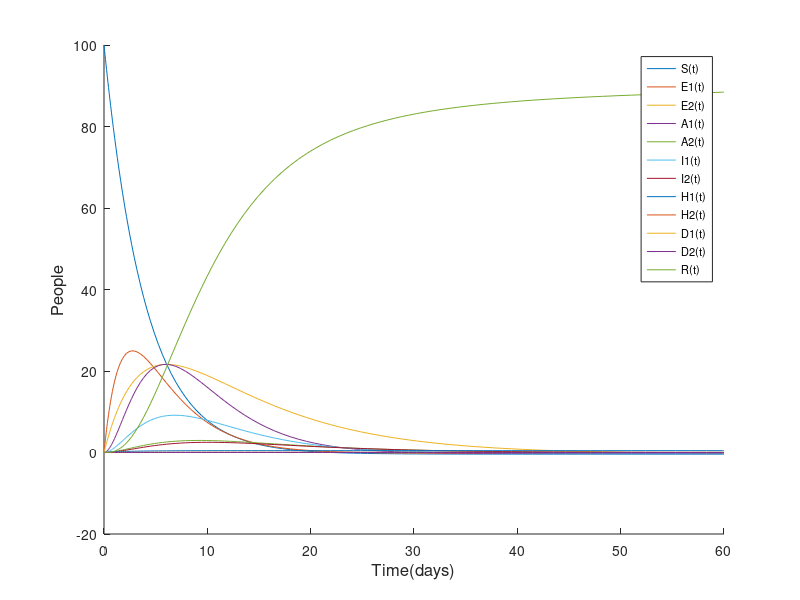

Source code (MATLAB):
function ProjectModel
clear all
close all
clc

% Declare rates
beta1 = .5;
beta2 = .2;
alpha1 = .3;
alpha2 = .4;
eta1 = .5;
eta2 = .1;
sigma1 = .2;
sigma2 = .3;
gamma1 = .4;
gamma2 = .5;

% Declare proportions
p1 = .25;
p2 = .4;
m1 = .3;
m2 = .7;
c1 = .9;
c2 = .1;

% Declare initial size of classes
S = 100;
E1 = 0;
E2 = 0;
I1 = 0;
I2 = 0;
A1 = 0;
A2 = 0;
H1 = 0;
H2 = 0;
D1 = 0;
D2 = 0;
R = 0;
T = 60;

% Define the model
function dy = SEIAHDR(t, y, beta1, beta2, eta1, eta2, sigma1, sigma2, gamma1, gamma2, alpha1, alpha2, p1, p2, m1, m2, c1, c2)
    dy = zeros(12, 1); % Store the derivatives
    x1 = .5; % x1 term
    x2 = .5; % x2 term
    dy(1) = -beta1 * x1 * y(1) - beta2 * x2; % S term
    dy(2)  = beta1 * x1 * y(1) - eta1 * y(2); % E1 term
    dy(3) = beta2 * x2 * y(1) - eta2 * y(3); % E2 term
    dy(4) = eta1 * (1 - p1) * y(2) - alpha1 * y(4); % A1 term
    dy(5) = eta2 * (1 - p2) * y(3) - alpha2 * y(5); % A2 term
    dy(6) = p1 * eta1 * y(2) - sigma1 * y(6); % I1 term
    dy(7) = p2 * eta2 * y(3) - sigma2 * y(7); % I2 term
    dy(8) = c1 * sigma1 - gamma1 * y(8); % H1 term
    dy(9) = c2 * sigma2 - gamma2 * y(9); % H2 term
    dy(10) = m1 * gamma1 * y(10); % D1 term
    dy(11) = m2 * gamma2 * y(11); % D2 term
    dy(12) = (1 - m1) * gamma1 * y(8) + (1 - c1) * sigma1 * y(6) + sigma1 * y(4) + (1 - m2) * gamma2 * y(9) + (1 - c2) * sigma2 * y(7) + sigma2 * y(5); % R term

end

% Use Matlab function to calculate the solutions
[sim_t, sim_y] = ode45(@(t,y)(SEIAHDR(t,y,beta1, beta2, eta1, eta2, sigma1, sigma2, gamma1, gamma2, alpha1, alpha2, p1, p2, m1, m2, c1, c2)), + ...
    [0 T],[S;E1;E2;A1;A2;I1;I2;H1;H2;D1;D2;R]);
sim_S = sim_y(:,1);
sim_E1 = sim_y(:,2);
sim_E2 = sim_y(:,3);
sim_A1 = sim_y(:,4);
sim_A2 = sim_y(:,5);
sim_I1 = sim_y(:,6);
sim_I2 = sim_y(:,7);
sim_H1 = sim_y(:,8);
sim_H2 = sim_y(:,9);
sim_D1 = sim_y(:,10);
sim_D2 = sim_y(:,11);
sim_R = sim_y(:,12);

% Plot and label
figure; hold on;
plot(sim_t, sim_S, 'linewidth',.5);
plot(sim_t, sim_E1, 'linewidth',.5);
plot(sim_t, sim_E2, 'linewidth',.5);
plot(sim_t, sim_A1, 'linewidth',.5);
plot(sim_t, sim_A2, 'linewidth',.5);
plot(sim_t, sim_I1, 'linewidth',.5);
plot(sim_t, sim_I2, 'linewidth',.5);
plot(sim_t, sim_H1, 'linewidth',.5);
plot(sim_t, sim_H2, 'linewidth',.5);
plot(sim_t, sim_D1, 'linewidth',.5);
plot(sim_t, sim_D2, 'linewidth',.5);
plot(sim_t, sim_R, 'linewidth',.5);
legend({'S(t)','E1(t)','E2(t)','A1(t)','A2(t)','I1(t)','I2(t)','H1(t)','H2(t)','D1(t)','D2(t)','R(t)'},'FontSize',8)
xlabel('Time(days)','FontSize',12);
ylabel('People','FontSize',12);
end

